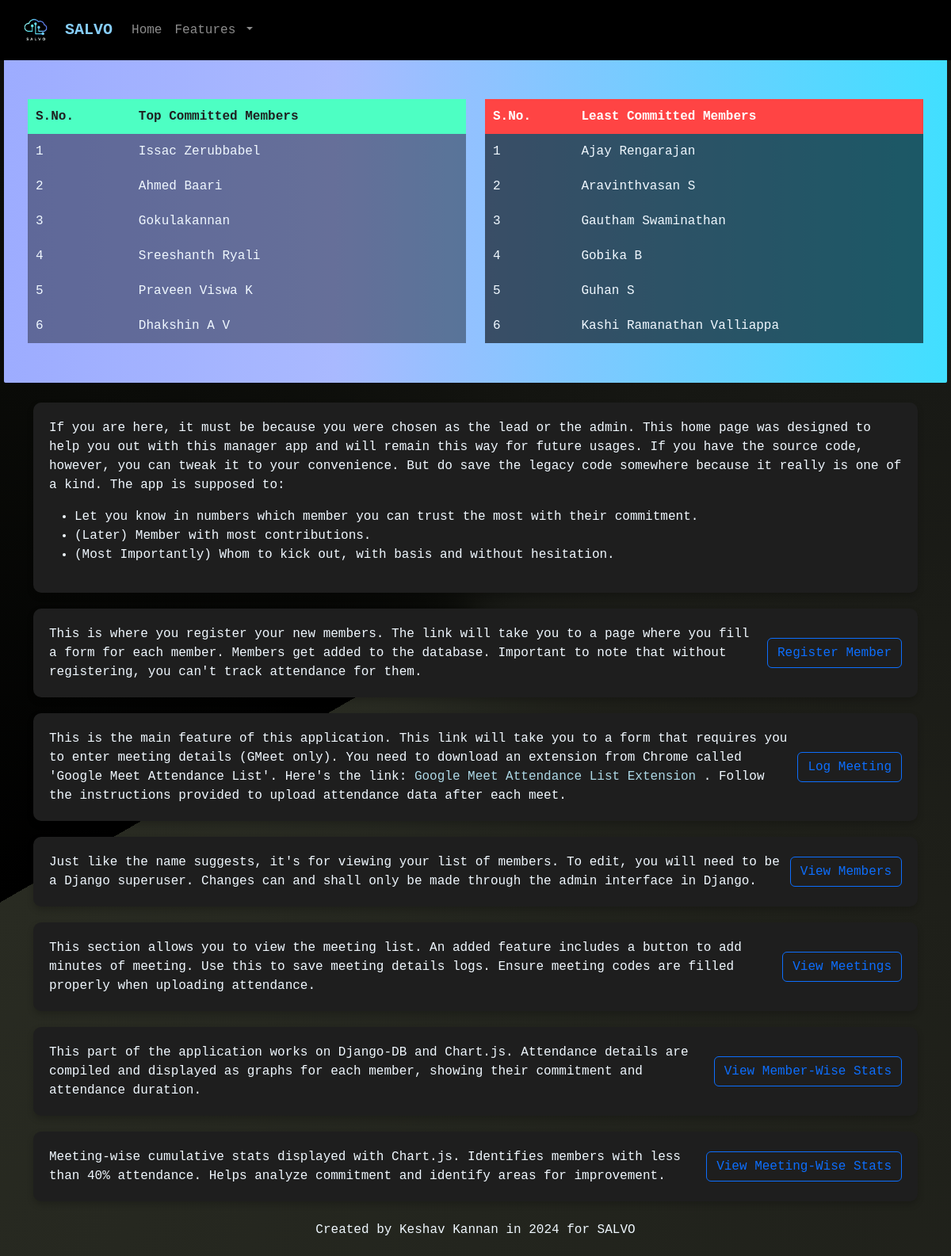
The page / on the database its author committed.
### tracker/models.py (models this page shows, shortened)
class Member(models.Model):
    name=models.CharField(max_length=50,unique=True)
    emailid=models.EmailField()
    role=models.CharField(max_length=20,choices=[('Member','Member'),('Co-ordinator','Co-ordinator'),('Lead','Lead')])
    regno=models.IntegerField(unique=True)
    joined_on=models.DateField(default=django.utils.timezone.now())

### tracker/views.py (the view)
# urls.py: 2. Add a URL to urlpatterns:  path('', views.home, name='home')
def home(request):
    members = Member.objects.filter(Q(role='Member') | Q(role='Co-ordinator'))
    attendance_data = Attendance.objects.all()
    member_wise_attendance_duration={member.name:0 for member in members}
    for member in members:
        for member_detail in attendance_data:
            if member.name==member_detail.member_name:
                member_wise_attendance_duration[member.name]+=member_detail.duration.total_seconds()
    print(member_wise_attendance_duration)
    meetings=Meeting.objects.all()
    member_wise_total_duration={member.name:0 for member in members}
    for member in members:
        for meeting in meetings:
            if member.joined_on <= meeting.date:
                member_wise_total_duration[member.name]+=subtract(meeting.end_time,meeting.start_time)
    print(member_wise_total_duration)
    if member_wise_total_duration!=0:
        attendance_percentage={member.name:0 for member in members}
        for i in member_wise_attendance_duration:
            for j in member_wise_total_duration:
                if i==j:
                    print(i)
                    print(member_wise_attendance_duration[i])
                    print(member_wise_total_duration[i])
                    try:
                        attendance_percentage[i]=member_wise_attendance_duration[i]/member_wise_total_duration[i]*100
                    except:
                        return redirect('/upload_attendance_file')
        print(attendance_percentage)
        sorted_attendance_percentage=sorted(attendance_percentage.items(),key=lambda kv: (kv[1],kv[0]))
        print(sorted_attendance_percentage)
        if len(sorted_attendance_percentage)>5:
            return render(request,'home.html',{'highest_attendees':column(sorted_attendance_percentage[:-7:-1],0),'lowest_attendees':column(sorted_attendance_percentage[0:6],0)})
        else:
            return render(request,'home.html',{'highest_attendees':column(sorted_attendance_percentage,0)})
    else:
        return redirect('/upload_attendance_file')

### tracker/views.py (called while the page is built)
def column(matrix, i):
    return [row[i] for row in matrix]

def subtract(a,b):
    dateTimeA = dt.datetime.combine(dt.date.today(), a)
    dateTimeB = dt.datetime.combine(dt.date.today(), b)
    dateTimeDifference = dateTimeA - dateTimeB
    dateTimeDifferenceInHours = dateTimeDifference.total_seconds()
    return dateTimeDifferenceInHours

### templates/home.html (shortened to what this page needs)
<!DOCTYPE html>
<html lang="en">
<head>
    {% load static %}
    <link href="https://cdn.jsdelivr.net/npm/bootstrap@5.3.0-alpha3/dist/css/bootstrap.min.css" rel="stylesheet">
</head>
<body>
    <nav class="navbar fixed-top navbar-expand-lg navbar-dark" style="background-color: #000000;">
        <container class="navbar-brand" href="/home" style="margin-left: 20px;">
            {% load static %}
            <img src="{% static 'tracker/salvo_logo.jpg' %}" width="50px" height="50px" class="d-inline-block align-center" alt="">
            <strong style="color:lightskyblue">SALVO</strong>
        </container>
        <div class="collapse navbar-collapse" id="navbarNavDropdown">
          <ul class="navbar-nav">
            <li class="nav-item active">
              <a class="nav-link" href="#">Home</a>
            </li>
            <li class="nav-item dropdown">
                <a class="nav-link dropdown-toggle" href="#" role="button" data-bs-toggle="dropdown" aria-expanded="false">
                    Features
                </a>
            </li>
          </ul>
        </div>
    </nav>
    <div style="
        margin-top: 50px;
        margin-bottom: 25px;
        max-width: 100%;
        min-height: 400px;
        background: linear-gradient(90deg, rgba(157,172,255,1) 0%, rgba(169,185,255,1) 35%, rgba(65,223,255,1) 100%);
        padding: 30px;
        border-radius: 2px;
    ">
        <div class="row">
            <div class="col-lg-6 col-md-12">
                <table style="width: 100%; border-collapse: collapse; margin-bottom: 20px;border-radius: 4px;margin-top:40px;">
                    <thead>
                        <tr style="background-color:  rgb(77, 255, 195); color: rgb(31, 32, 32);text-align: left;">
                            <th style="padding: 10px; text-align: left;">S.No.</th>
                            <th style="padding: 10px; text-align: left;">Top Committed Members</th>
                        </tr>
                    </thead>
                    <tbody>
                        {% for member in highest_attendees %}
                        <tr style="background-color: rgba(0, 0, 0, 0.4)">
                            <td style="padding: 10px;">{{ forloop.counter }}</td>
                            <td style="padding: 10px;">{{ member }}</td>
                        </tr>
                        {% empty %}
                        <tr>
                            <td colspan="2" style="padding: 10px; text-align: center; background-color: rgba(0, 0, 0, 0.2);">
                                No data available
                            </td>
                        </tr>
                        {% endfor %}
                    </tbody>
                </table>
            </div>
            <div class="col-lg-6 col-md-12">
                <table style="width: 100%; border-collapse: collapse; border-radius: 4px; margin-top:40px ;">
                    <thead>
                        <tr style="background-color: rgb(255, 68, 68); color: white; text-align: left;">
                            <th style="padding: 10px; text-align: left;">S.No.</th>
                            <th style="padding: 10px; text-align: left;">Least Committed Members</th>
                        </tr>
                    </thead>
                    <tbody>
                        {% for member in lowest_attendees %}
                        <tr style="background-color:rgba(0, 0, 0, 0.6)">
                            <td style="padding: 10px;">{{ forloop.counter }}</td>
                            <td style="padding: 10px;">{{ member }}</td>
                        </tr>
                        {% empty %}
                        <tr>
                            <td colspan="2" style="padding: 10px; text-align: center; background-color: rgba(0, 0, 0, 0.2);">
                                No data available
                            </td>
                        </tr>
                        {% endfor %}
                    </tbody>
                </table>
            </div>
        </div>
    </div>
    <div class="container">
        <div class="container" style="background-color: #1e1e1e; border-radius: 10px; padding:20px; box-shadow: 0 4px 8px rgba(0,0,0,0.2);margin-bottom: 20px;">
            <p>
                If you are here, it must be because you were chosen as the lead or the admin. This home page was designed to help you out
                with this manager app and will remain this way for future usages. If you have the source code, however, you can tweak it to your convenience.
                But do save the legacy code somewhere because it really is one of a kind.
                The app is supposed to:
                <ul>
                    <li>Let you know in numbers which member you can trust the most with their commitment.</li>
                    <li>(Later) Member with most contributions.</li>
                    <li>(Most Importantly) Whom to kick out, with basis and without hesitation.</li>
                </ul>
            </p>
        </div>
        <div class="content-container">
            <p>
                This is where you register your new members. The link will take you to a page where you fill a form for each member.
                Members get added to the database. Important to note that without registering, you can't track attendance for them.
            </p>
            <a href="/add_member" class="btn btn-outline-primary">Register Member</a>
        </div>
        <div class="content-container">
            <p>
                This is the main feature of this application. This link will take you to a form that requires you to enter meeting details (GMeet only).
                You need to download an extension from Chrome called 'Google Meet Attendance List'. Here's the link:
                <a href="https://chromewebstore.google.com/detail/google-meet-attendance-li/appcnhiefcidclcdjeahgklghghihfok?hl=en-GB&utm_source=ext_sidebar" target="_blank">
                    Google Meet Attendance List Extension
                </a>.
                Follow the instructions provided to upload attendance data after each meet.
            </p>
            <a href="/upload_attendance_file" class="btn btn-outline-primary">Log Meeting</a>
        </div>
        <div class="content-container">
            <p>
                Just like the name suggests, it's for viewing your list of members. To edit, you will need to be a Django superuser.
                Changes can and shall only be made through the admin interface in Django.
            </p>
            <a href="/view_members" class="btn btn-outline-primary">View Members</a>
        </div>
        <div class="content-container">
            <p>
                This section allows you to view the meeting list. An added feature includes a button to add minutes of meeting.
                Use this to save meeting details logs. Ensure meeting codes are filled properly when uploading attendance.
            </p>
            <a href="/view_meetings" class="btn btn-outline-primary">View Meetings</a>
        </div>
        <div class="content-container" id="member_stats">
            <p>
                This part of the application works on Django-DB and Chart.js. Attendance details are compiled and displayed
                as graphs for each member, showing their commitment and attendance duration.
            </p>
            <a href="/member_stats" class="btn btn-outline-primary">View Member-Wise Stats</a>
        </div>
        <div class="content-container" id="meeting_stats">
            <p>
                Meeting-wise cumulative stats displayed with Chart.js. Identifies members with less than 40% attendance.
                Helps analyze commitment and identify areas for improvement.
            </p>
            <a href="/meeting_stats" class="btn btn-outline-primary">View Meeting-Wise Stats</a>
        </div>
        <div class="text-center mt-4">
            <p>Created by Keshav Kannan in 2024 for SALVO</p>
        </div>
    </div>
</body>
</html>

### templates/home.html (style rules this page uses)
body { padding: 5px; background: conic-gradient(from 240deg at 50% 50%, #000000, #0a0b08, #12130f, #181915, #1e1f19, #23251e, #292b22); color: aliceblue; font-family: 'Courier New', Courier, monospace; }
a { color: lightblue; text-decoration: none; }
.content-container { display: flex; justify-content: space-between; align-items: center; background-color: #1e1e1e; border-radius: 10px; padding: 20px; margin-bottom: 20px; box-shadow: 0 4px 8px rgba(0, 0, 0, 0.2); }
.content-container p { margin: 0; flex: 1; padding-right: 10px; }

### rows shown on the page
Member: highest_attendees "Issac Zerubbabel"
Member: highest_attendees "Ahmed Baari"
Member: highest_attendees "Gokulakannan"
Member: highest_attendees "Sreeshanth Ryali"
Member: highest_attendees "Praveen Viswa K"
Member: highest_attendees "Dhakshin A V"
Member: lowest_attendees "Ajay Rengarajan"
Member: lowest_attendees "Aravinthvasan S"
Member: lowest_attendees "Gautham Swaminathan"
Member: lowest_attendees "Gobika B"
Member: lowest_attendees "Guhan S"
Member: lowest_attendees "Kashi Ramanathan Valliappa"
